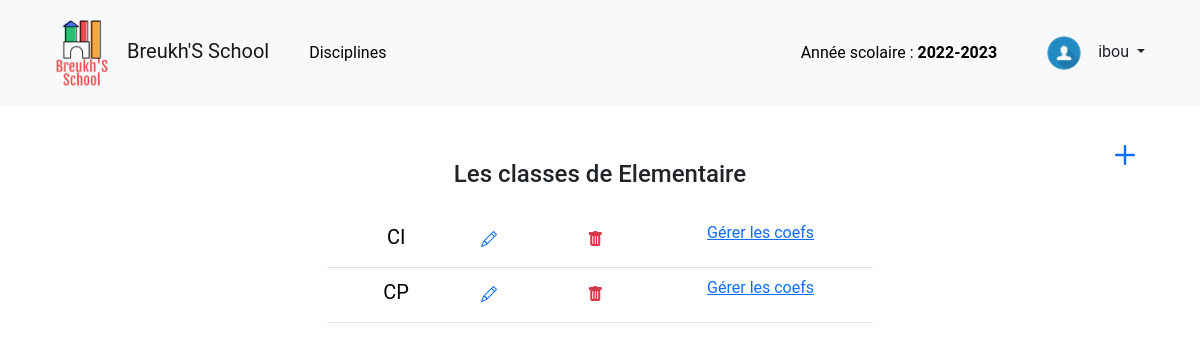
Page /niveau/36 (signed in) on the committed database.
### tables this page shows
CREATE TABLE `niveaux` (
  `id` int NOT NULL,
  `libelle` varchar(255) NOT NULL,
  `supprime` tinyint(1) NOT NULL DEFAULT '0'
);

CREATE TABLE `classes` (
  `id` int NOT NULL,
  `libelle` varchar(255) NOT NULL,
  `id_niveau` int NOT NULL,
  `supprime` tinyint(1) NOT NULL DEFAULT '0'
);

### core/Controller.php (called while the page is built, shortened)
<?php
class Controller
{
    public function render(
        string $file,
        array $data = [],
        string $layout = NULL,
        bool $minify = false,
        array $scripts = []
    ): string {
        require_once "{$GLOBALS['viewsPath']}/$file.html.php";
        $result = ob_get_clean();
        return $result;
    }
}

### core/Router.php (called while the page is built, shortened)
<?php
class Router
{
    private static array $paths;
    public static string $namespace;
    public static function loadConfig(array $config)
    {
        foreach ($config as $route => $data)
            self::$paths[$route] = self::combine($data);
    }
    public static function execute()
    {
        [$method, $uri] = array_values(Helpers::resolveRequest());
        $ns = self::$namespace;
        if ($match = self::match($uri)) {
            $class           = $match['class'];
            $action          = $match['action'];
            $request_methods = $match['request_methods'];
            $args = '';
            if (isset($match['arg'])) {
                foreach ($match['arg'] as $name => $value) {
                    $args .= "$name:'$value',";
                }
            }
            if (
                empty($request_methods) ||
                (!empty($request_methods) && in_array($method, $request_methods))
            ) {
                eval("use $ns\\$class;(new $class())->$action($args);");
                return;
            }
        }
    }
    public static function getURLs()
    {
        $urls = [];
        foreach (self::$paths as $path => $values) {
            if (!empty($values['name']))
                if ($pos = strpos($path, '{')) {
                    $path = substr($path, 0, $pos);
                }
            $urls[$values['name']] = $path;
        }
        return $urls;
    }
    private static function match(string $uri): array|false
    {
        if (isset(self::$paths[$uri])) {
            return self::$paths[$uri];
        } else {
            foreach (self::$paths as $path => $data) {
                $parts    = Helpers::explodeUrl($path);
                $uriParts = Helpers::explodeUrl($uri);
                if (count($parts) !== count($uriParts)) {
                    continue;
                }
                for ($i = 0, $c = count($parts); $i < $c; $i++) {
                    if ($parts[$i] !== '') {
                        if ($parts[$i][0] !== '{' || substr($parts[$i], -1) !== '}') {
                            if (strtolower($uriParts[$i]) !== strtolower($parts[$i])) {
                                $tmp = true;
                                break;
                            }
                        } else {
                            $data['arg'][substr($parts[$i], 1, -1)] = $uriParts[$i];
                        }
                    } else {
                        $tmp = true;
                        continue;
                    }
                }
                return $data;
            }
            return false;
        }
    }
    private static function combine(array $data): array
    {
        extract($data);
        $handler = explode('@', $handler);
        $methods = array_map(function ($item) {
            return strtoupper($item);
        }, $methods ?? []);
        return array_combine(
            [
                'name',
                'class',
                'action',
                'request_methods',
                'title'
            ],
            [$name, $handler[0], $handler[1], $methods, $title ?? NULL]
        );
    }
}

### public/index.php (called while the page is built, shortened)
<?php
\Core\Router::execute();

### core/Database.php (called while the page is built, shortened)
<?php
class Database
{
    private PDO $pdo;
    public function __construct(
        string $dbname,
        string $host = 'localhost',
        string $user = 'root',
        string $password = ''
    ) {
        try {
            $this->pdo = new PDO("mysql:dbname=$dbname;dbhost=$host", $user, $password);
            $this->pdo->setAttribute(PDO::ATTR_DEFAULT_FETCH_MODE, PDO::FETCH_ASSOC);
        }
        catch (\PDOException $e) {
            echo $e->getMessage();
        }
    }
    public function pexec(
        string $query,
        array $values = [],
        string $fetchMethod = NULL
    ): mixed {
        $stmt = $this->pdo->prepare($query);
        $val = $stmt->execute($values);
        if ($fetchMethod) {
            return $stmt->$fetchMethod();
        }
        return $val;
    }
}

### src/Model/NiveauxModel.php (called while the page is built, shortened)
<?php
class NiveauxModel
{
    private Database $db;
    public function __construct(Database $db)
    {
        $this->db = $db;
    }
    public function getNiveauById(int $id): array
    {
        return $this->db->pexec(
            "SELECT * FROM niveaux WHERE id = ? AND supprime = 0",
            [$id],
            'fetch'
        );
    }
    public function getClasses(int $niveauId)
    {
        return $this->db->pexec(
            "SELECT * FROM classes WHERE id_niveau = ? AND supprime = 0",
            [$niveauId],
            'fetchAll'
        );
    }
}

### src/BaseController.php (called while the page is built, shortened)
<?php
class BaseController extends Controller
{
    public function __construct()
    {
        $this->db = new Database(
            dbname: 'gnotes',
            user: 'isyll',
            password: 'xCplm_'
        );
        $this->niveauxModel     = new NiveauxModel($this->db);
    }
}

### view/classes.html.php (the view, shortened to what this page needs)
<header>
    <?php include 'parts/navbar.html.php' ?>
</header>
<div class="container">
    <div class="row position-relative">
        <div class="position-absolute w-auto h-auto end-0">
            <button type="button" class="btn btn-link" data-bs-toggle="modal" data-bs-target="#createClasse">
                <i class="bi bi-plus fs-1"></i>
            </button>
        </div>
        <div class="m-auto pt-3 col-10 col-lg-6">
            <h4 class="my-4">Les classes de
                <?= $niveau['libelle'] ?>
            </h4>
            <table class="table table-hover mt-4">
                <tbody>
                    <?php if (isset($classes)): ?>
                        <?php foreach ($classes as $c): ?>
                            <tr>
                                <td>
                                </td>
                                <td>
                                    <a href="<?= $urls['list-students'] ?><?= $c['id_niveau'] ?>/<?= $c['id'] ?>">
                                        <button class="btn btn-link p-0 fs-5 text-decoration-none text-black">
                                            <?= $c['libelle'] ?>
                                        </button>
                                    </a>
                                </td>
                                <td>
                                    <button class="dataClickTransfer btn btn-link" data-bs-toggle="modal"
                                        data-bs-target="#editClasse" dataToTransfer="<?= $c['id'] ?>" dataTargetId="#classeId">
                                        <a href="#" data-bs-toggle="tooltip" data-bs-title="Modifier">
                                            <i class="bi bi-pencil"></i>
                                        </a>
                                    </button>
                                </td>
                                <td>
                                    <form action="<?= $urls['delete-classe'] ?>" method="post">
                                        <button type="submit" class="delete-btn btn btn-link" data-bs-toggle="modal"
                                            data-bs-target="#deleteClasse">
                                            <a href="#" data-bs-toggle="tooltip" data-bs-title="Supprimer">
                                                <i class="text-danger bi bi-trash-fill"></i>
                                            </a>
                                        </button>
                                    </form>
                                </td>
                                <td>
                                    <a href="<?= $urls['classe-coef'] . $c['id'] ?>">Gérer les coefs</a>
                                </td>
                            </tr>
                        <?php endforeach ?>
                    <?php endif ?>
                </tbody>
            </table>
        </div>
    </div>
</div>

### public/css/custom.css (style rules this page uses)
body { padding-top: 120px; }

### view/layout.html.php (style rules this page uses)
* { font-family: 'Roboto', Calibri, sans-serif; }

### rows in the picture
niveaux: libelle "Elementaire"
classes: libelle "CI"
classes: libelle "CP"

### other values in the picture
$GLOBALS['siteName'] "Breukh'S School"
$currentYear "2022-2023"
$userInfos['username'] "ibou"
